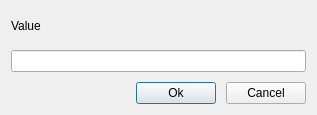
<?xml version="1.0" encoding="UTF-8"?>
<ui version="4.0">
 <class>EnterResult</class>
 <widget class="QDialog" name="EnterResult">
  <property name="geometry">
   <rect>
    <x>0</x>
    <y>0</y>
    <width>317</width>
    <height>115</height>
   </rect>
  </property>
  <property name="windowTitle">
   <string>Dialog</string>
  </property>
  <layout class="QGridLayout" name="gridLayout_2">
   <item row="0" column="0">
    <layout class="QGridLayout" name="gridLayout">
     <property name="spacing">
      <number>10</number>
     </property>
     <item row="0" column="0">
      <widget class="QLabel" name="label">
       <property name="text">
        <string>Value</string>
       </property>
      </widget>
     </item>
     <item row="1" column="0" colspan="3">
      <widget class="QLineEdit" name="txtValue"/>
     </item>
     <item row="2" column="0">
      <spacer name="horizontalSpacer">
       <property name="orientation">
        <enum>Qt::Horizontal</enum>
       </property>
       <property name="sizeHint" stdset="0">
        <size>
         <width>40</width>
         <height>20</height>
        </size>
       </property>
      </spacer>
     </item>
     <item row="2" column="1">
      <widget class="QPushButton" name="btnOk">
       <property name="text">
        <string>Ok</string>
       </property>
       <property name="icon">
        <iconset resource="resources.qrc">
         <normaloff>:/images/ok.png</normaloff>:/images/ok.png</iconset>
       </property>
      </widget>
     </item>
     <item row="2" column="2">
      <widget class="QPushButton" name="btnCancel">
       <property name="text">
        <string>Cancel</string>
       </property>
       <property name="icon">
        <iconset resource="resources.qrc">
         <normaloff>:/images/cancel.png</normaloff>:/images/cancel.png</iconset>
       </property>
      </widget>
     </item>
    </layout>
   </item>
  </layout>
 </widget>
 <resources>
  <include location="resources.qrc"/>
 </resources>
 <connections/>
</ui>
